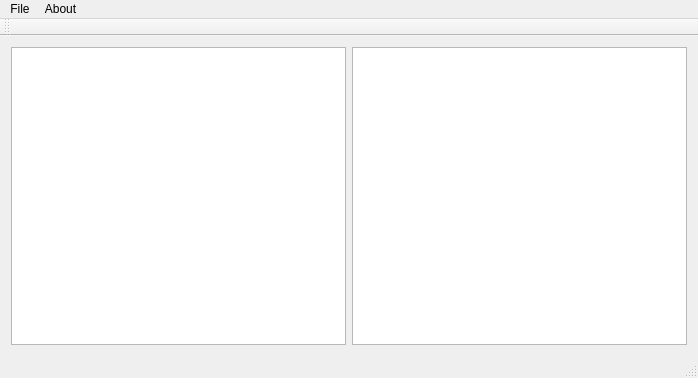
<?xml version="1.0" encoding="UTF-8"?>
<ui version="4.0">
 <class>HeartBeat</class>
 <widget class="QMainWindow" name="HeartBeat">
  <property name="geometry">
   <rect>
    <x>0</x>
    <y>0</y>
    <width>698</width>
    <height>378</height>
   </rect>
  </property>
  <property name="windowTitle">
   <string>HeartBeat</string>
  </property>
  <property name="windowIcon">
   <iconset resource="resources.qrc">
    <normaloff>:/img/HeartBeat64.png</normaloff>:/img/HeartBeat64.png</iconset>
  </property>
  <property name="locale">
   <locale language="Slovak" country="Slovakia"/>
  </property>
  <property name="iconSize">
   <size>
    <width>24</width>
    <height>24</height>
   </size>
  </property>
  <widget class="QWidget" name="centralWidget">
   <layout class="QVBoxLayout" name="verticalLayout">
    <item>
     <layout class="QHBoxLayout" name="horizontalLayout">
      <item>
       <widget class="QTreeView" name="treeView"/>
      </item>
      <item>
       <widget class="QGraphicsView" name="graphicsView"/>
      </item>
     </layout>
    </item>
   </layout>
  </widget>
  <widget class="QMenuBar" name="menuBar">
   <property name="geometry">
    <rect>
     <x>0</x>
     <y>0</y>
     <width>698</width>
     <height>25</height>
    </rect>
   </property>
   <widget class="QMenu" name="menuFile">
    <property name="title">
     <string>File</string>
    </property>
    <addaction name="actionOpen"/>
    <addaction name="actionExit"/>
   </widget>
   <widget class="QMenu" name="menuAbout">
    <property name="title">
     <string>About</string>
    </property>
    <addaction name="actionAbout_HeartBeat"/>
   </widget>
   <addaction name="menuFile"/>
   <addaction name="menuAbout"/>
  </widget>
  <widget class="QToolBar" name="mainToolBar">
   <attribute name="toolBarArea">
    <enum>TopToolBarArea</enum>
   </attribute>
   <attribute name="toolBarBreak">
    <bool>false</bool>
   </attribute>
  </widget>
  <widget class="QStatusBar" name="statusBar"/>
  <action name="actionAbout_HeartBeat">
   <property name="text">
    <string>About HeartBeat</string>
   </property>
   <property name="toolTip">
    <string>Shows information about author and version of HeartBeat program</string>
   </property>
  </action>
  <action name="actionExit">
   <property name="text">
    <string>Exit</string>
   </property>
  </action>
  <action name="actionOpen">
   <property name="text">
    <string>Open</string>
   </property>
  </action>
 </widget>
 <layoutdefault spacing="6" margin="11"/>
 <resources>
  <include location="resources.qrc"/>
 </resources>
 <connections>
  <connection>
   <sender>actionExit</sender>
   <signal>triggered()</signal>
   <receiver>HeartBeat</receiver>
   <slot>close()</slot>
   <hints>
    <hint type="sourcelabel">
     <x>-1</x>
     <y>-1</y>
    </hint>
    <hint type="destinationlabel">
     <x>348</x>
     <y>188</y>
    </hint>
   </hints>
  </connection>
 </connections>
</ui>
